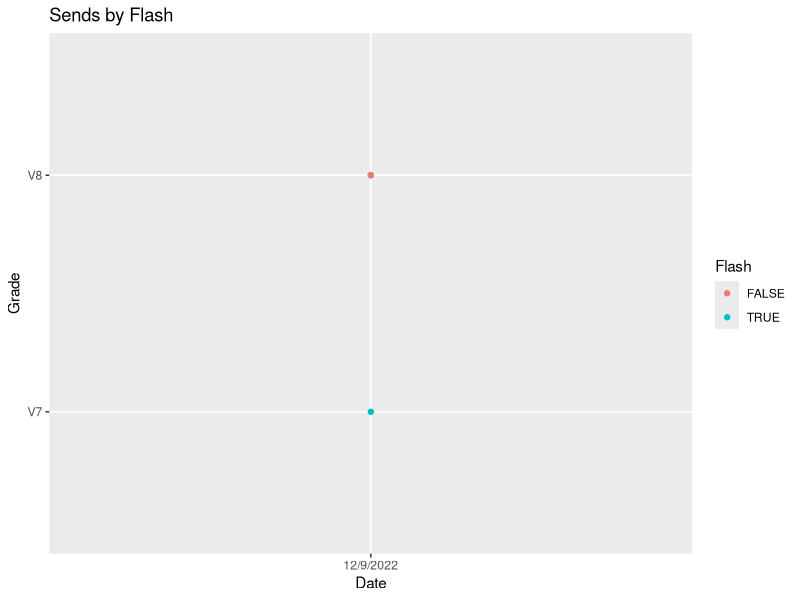
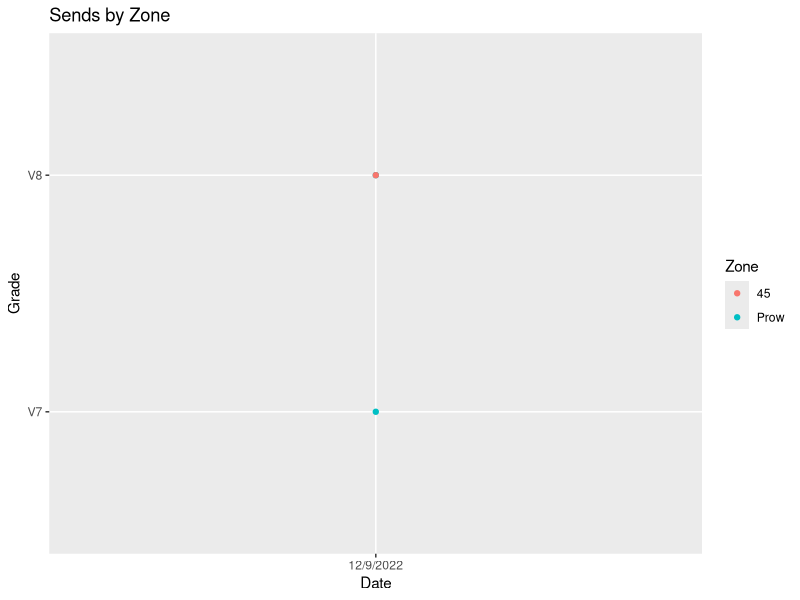

These charts were generated, in order, by the following R code:
## ---- chunk 1
knitr::opts_chunk$set(echo = TRUE)
setwd("C:/Users/lchco/OneDrive/Python/eliteteam")
df <- read.csv('data/Trent.csv') ## CHANGE NAME HERE TO GENERATE A REPORT FOR EACH TEAM MEMBER
library(ggplot2)
library(tidyverse)
## ---- chunk 2
climb <- df %>%
  select(Date, Grade, Flash, Zone) %>%
  filter(!is.na(Flash))
  
par(mfrow=c(1,2))
ggplot(data=climb) +
  geom_point(aes(x=Date, y=Grade, col=Flash)) +
  labs(title='Sends by Flash')

ggplot(data=climb) +
  geom_point(aes(x=Date, y=Grade, col=Zone)) +
  labs(title='Sends by Zone')
